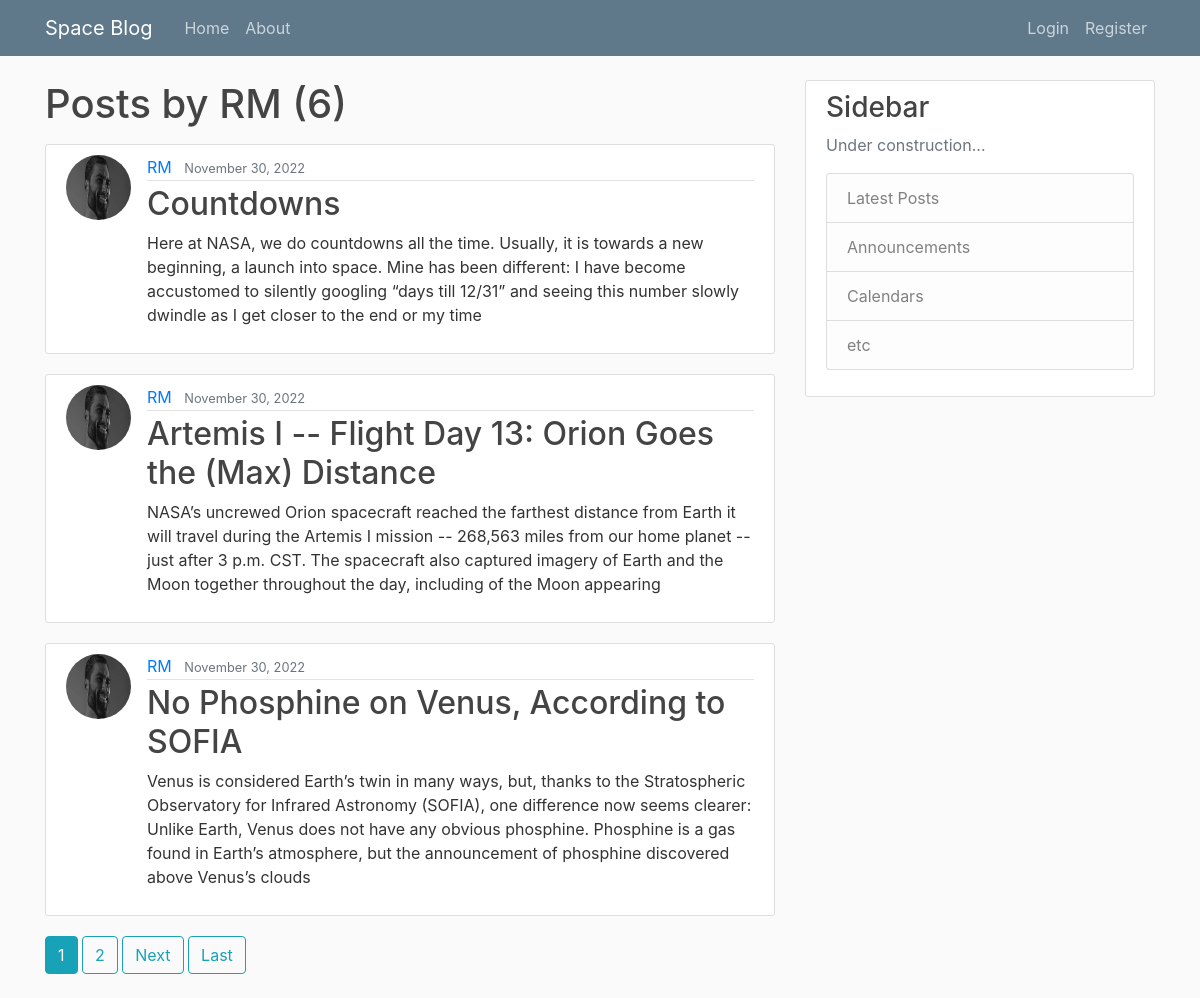
The page /user/RM on the database its author committed.
### blog/models.py (models this page shows, shortened)
class Post(models.Model):
    title = models.CharField(max_length=100)
    content = models.TextField()
    date_posted = models.DateTimeField(default=timezone.now)
    author = models.ForeignKey(User, on_delete=models.CASCADE)

### users/models.py (models this page shows, shortened)
class Profile(models.Model):
    user = models.OneToOneField(User, on_delete=models.CASCADE)
    image = models.ImageField(default='default.jpg', upload_to='profile_pics')

### blog/views.py (the view)
# urls.py: path('user/<str:username>', UserPostListView.as_view(), name='user-posts'),
class UserPostListView(ListView):
    model = Post
    template_name = 'blog/user_posts.html'
    context_object_name = 'posts'
    paginate_by = 3
    def get_queryset(self):
        user = get_object_or_404(User, username=self.kwargs.get('username'))
        return Post.objects.filter(author=user).order_by('-date_posted')

### blog/templates/blog/user_posts.html (shortened to what this page needs)
{% extends "blog/base.html" %}
{% block content %}
    <h1 class="mb-3">Posts by {{ view.kwargs.username }} ({{ page_obj.paginator.count }})</h1>
    {% for post in posts %}
        <article class="media content-section">
            <img class="rounded-circle article-img" src="{{ post.author.profile.image.url }}">
            <div class="media-body">
                <div class="article-metadata">
                    <a class="mr-2" href="{% url 'user-posts' post.author.username %}">{{ post.author }}</a>
                    <small class="text-muted">{{ post.date_posted|date:"F d, Y" }}</small>
                </div>
            <h2><a class="article-title" href="{% url 'post-detail' post.id %}">{{ post.title }}</a></h2>
            <p class="article-content">{{ post.content }}</p>
            </div>
        </article>
    {% endfor %}
    {% if is_paginated %}
        {% for num in page_obj.paginator.page_range %}
            {% if page_obj.number == num %}
                <a class="btn btn-info mb-4" href="?page={{ num }}">{{ num }}</a>
            {% elif num > page_obj.number|add:'-3' and num < page_obj.number|add:'3' %}
                <a class="btn btn-outline-info mb-4" href="?page={{ num }}">{{ num }}</a>
            {% endif %}
        {% endfor %}
        {% if page_obj.has_next %}
            <a class="btn btn-outline-info mb-4" href="?{{ page_obj.next_page_number }}">Next</a>
            <a class="btn btn-outline-info mb-4" href="?page={{ page_obj.paginator.num_pages }}">Last</a>
        {% endif %}
    {% endif %}
{% endblock content %}

### blog/static/blog/main.css (style rules this page uses)
body { background: #fafafa; color: #333333; margin-top: 5rem; }
h1, h2, h3, h4, h5, h6 { color: #444444; }
.content-section { background: #ffffff; padding: 10px 20px; border: 1px solid #dddddd; border-radius: 3px; margin-bottom: 20px; }
.article-title { color: #444444; }
.article-content { white-space: pre-line; }
.article-img { height: 65px; width: 65px; margin-right: 16px; }
.article-metadata { padding-bottom: 1px; margin-bottom: 4px; border-bottom: 1px solid #e3e3e3 }

### rows shown on the page
Post: author.profile.image (picture), author "RM", date_posted "November 30, 2022", title "Countdowns", content "Here at NASA, we do countdowns all the time. Usually, it is towards a new beginning, a launch into space. Mine has been different: I have become accustomed to silently googling “days till 12/31” and seeing this number slowly dwindle as I get closer to the end or my time"
Post: author.profile.image (picture), author "RM", date_posted "November 30, 2022", title "Artemis I -- Flight Day 13: Orion Goes the (Max) Distance", content "NASA’s uncrewed Orion spacecraft reached the farthest distance from Earth it will travel during the Artemis I mission -- 268,563 miles from our home planet -- just after 3 p.m. CST. The spacecraft also captured imagery of Earth and the Moon together throughout the day, including of the Moon appearing"
Post: author.profile.image (picture), author "RM", date_posted "November 30, 2022", title "No Phosphine on Venus, According to SOFIA", content "Venus is considered Earth’s twin in many ways, but, thanks to the Stratospheric Observatory for Infrared Astronomy (SOFIA), one difference now seems clearer: Unlike Earth, Venus does not have any obvious phosphine. Phosphine is a gas found in Earth’s atmosphere, but the announcement of phosphine discovered above Venus’s clouds"

### other values the page prints
{{ view.kwargs.username }} "RM"
{{ page_obj.paginator.count }} "6"
{{ num }} "1"
{{ num }} "2"
